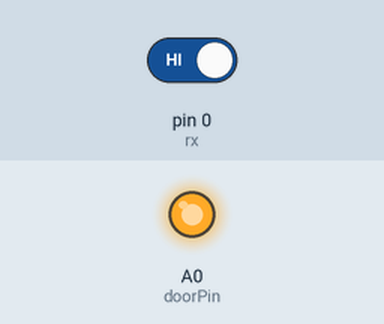
Recording of a sketch running on a simulated Arduino Uno, built with avr-gcc and run on an emulated ATmega328P. Shown: output pins drawn as LEDs (lit = HIGH). Inputs (shaded band) come from the test bench; at power-on: pin 0 (rx) HIGH.

Above: at 1.2 s.
1.3 s: pin 0 (rx) driven LOW
At 5.0 s:
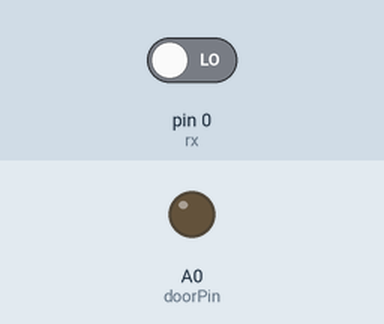
5.5 s: pin 0 (rx) driven HIGH
At 6.2 s:
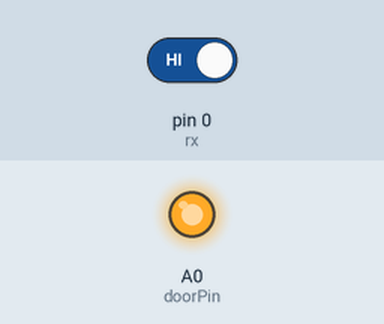
Timing chart, 0 to 23.1 s (numbered marks = the images above; inputs shaded):
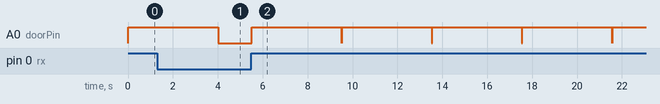

Measured:
- after the input at 1.3 s, A0 (doorPin): goes on until 4.0 s, then stays LOW
- after the input at 5.5 s, A0 (doorPin): alternates HIGH for 4.0 s and LOW for 0.01 s, starting at once

The sketch:

YesCardDoorFirmware.ino
```cpp
#define bit9600Delay 104
#define halfBit9600Delay 52

//Mac of the Board
byte mac[] = {0x90, 0xA2, 0xDA, 0x0D, 0x94, 0x7A};

//Pin of the Card Reader
byte rx = 0;
//Pin of the door lock
int doorPin = A0;
//Card frame buffer
boolean frame[8*14];
int currentBit= 0;

void setup() {

 pinMode(rx,INPUT);
 pinMode(doorPin,OUTPUT);
 // Open serial communications and wait for port to open:
 //Serial.begin(14400);

}

//tries to read a frame from the card reader
boolean readFrame(){
  //If start bit
  if(!digitalRead(rx) == HIGH){
  return false;
  }

  //Read start STX:0x02
  delayMicroseconds(halfBit9600Delay);
  for (int offset = 0; offset < 8; offset++) {
    delayMicroseconds(bit9600Delay);
    frame[currentBit++] = !digitalRead(rx);
  }

  //Read ID: 10 times 0x##
  for(int i = 0; i < 10; i++) { //For each byte
    delayMicroseconds(bit9600Delay);
    while (!digitalRead(rx) == HIGH);
    delayMicroseconds(halfBit9600Delay);
    for (int offset = 0; offset < 8; offset++) { //for each Bit
      delayMicroseconds(bit9600Delay);
       frame[currentBit++] = !digitalRead(rx);
    }
  }

    //Read CR
    delayMicroseconds(bit9600Delay);
    while (!digitalRead(rx) == HIGH);
    delayMicroseconds(halfBit9600Delay);
    for (int offset = 0; offset < 8; offset++) {
      delayMicroseconds(bit9600Delay);
      frame[currentBit++] = !digitalRead(rx);
    }

    //Read LF
    delayMicroseconds(bit9600Delay);
    while (!digitalRead(rx) == HIGH);
    delayMicroseconds(halfBit9600Delay);
    for (int offset = 0; offset < 8; offset++) {
      delayMicroseconds(bit9600Delay);
      frame[currentBit++] = !digitalRead(rx);
    }

    //Read ETX: 0x03
    delayMicroseconds(bit9600Delay);
    while (!digitalRead(rx) == HIGH);
    delayMicroseconds(halfBit9600Delay);
    for (int offset = 0; offset < 8; offset++) {
      delayMicroseconds(bit9600Delay);
      frame[currentBit++] = !digitalRead(rx);
    }

    return true;

}

void openDoor() {
  digitalWrite(doorPin, HIGH);
  delay(4000);
  digitalWrite(doorPin, LOW);
}


void loop() {

    if(readFrame()){
      openDoor();
    }


}
```
